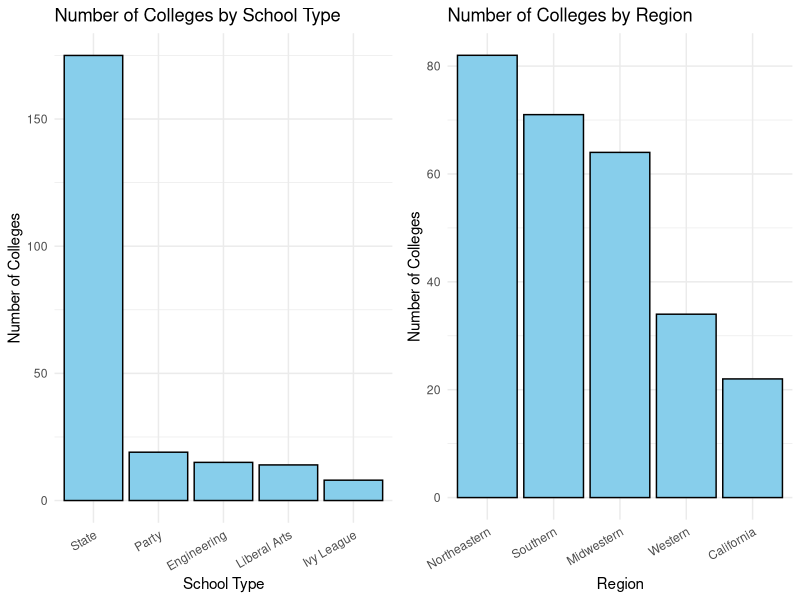
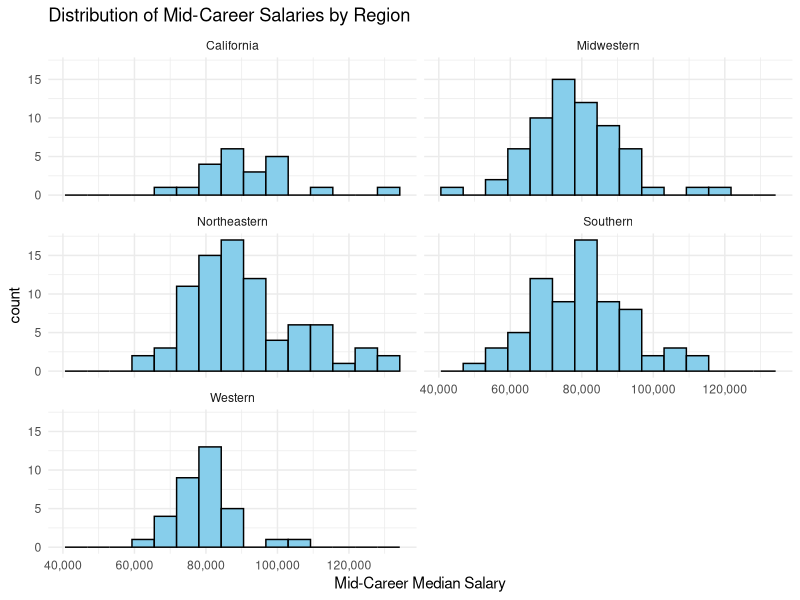
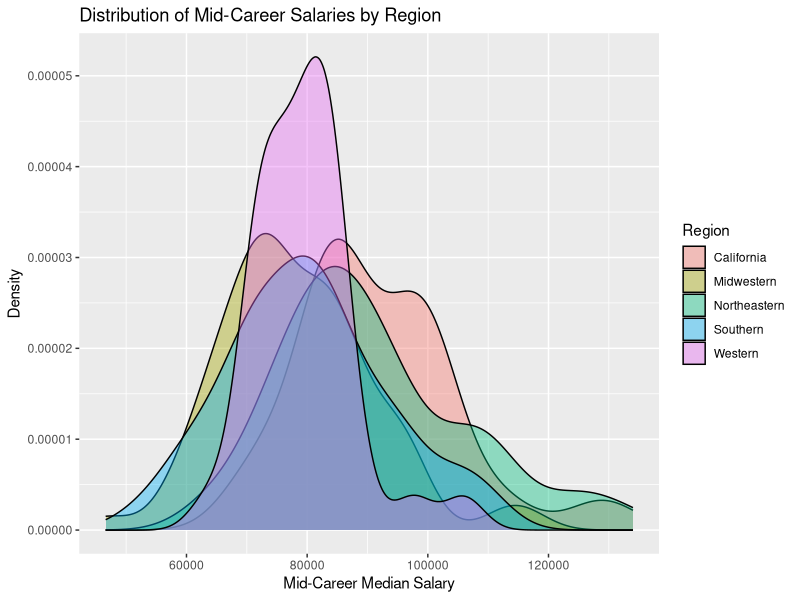
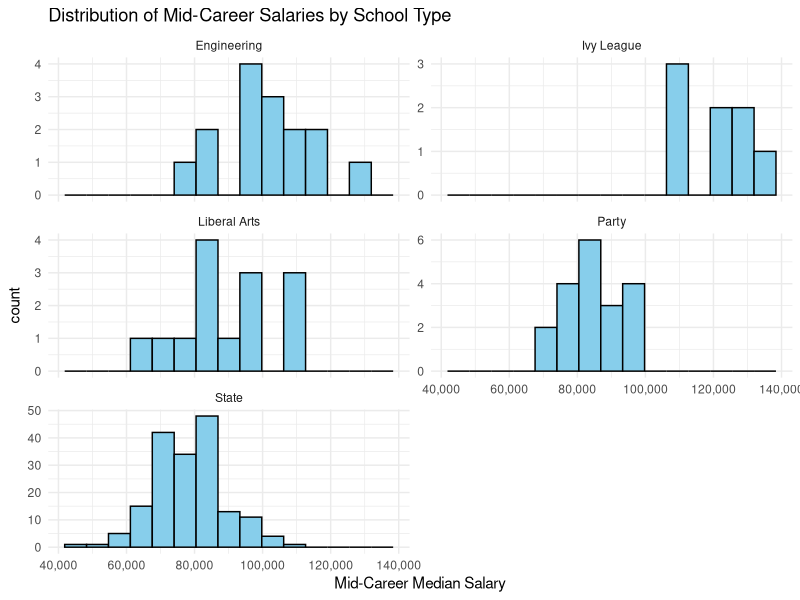
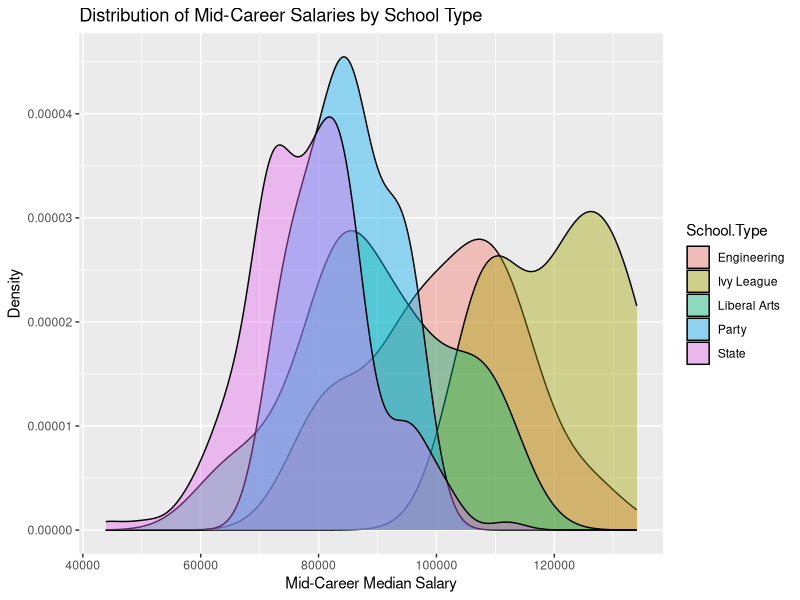
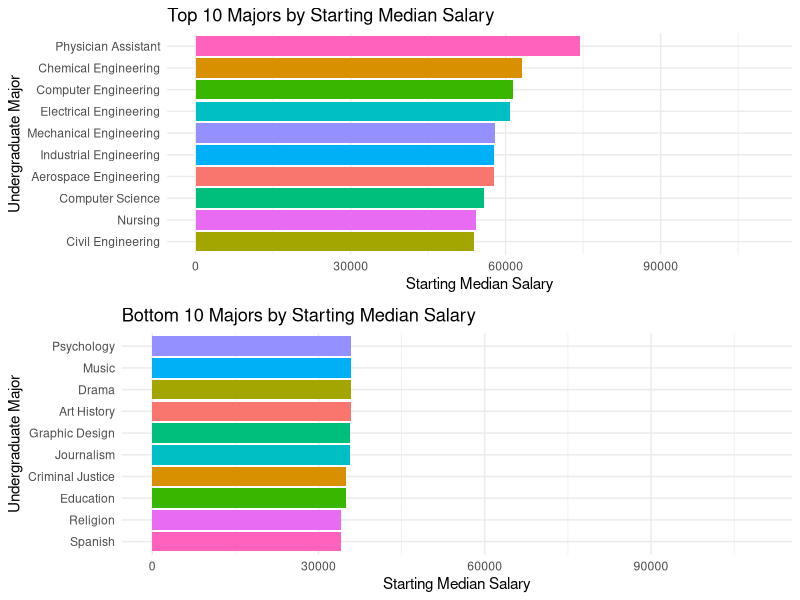
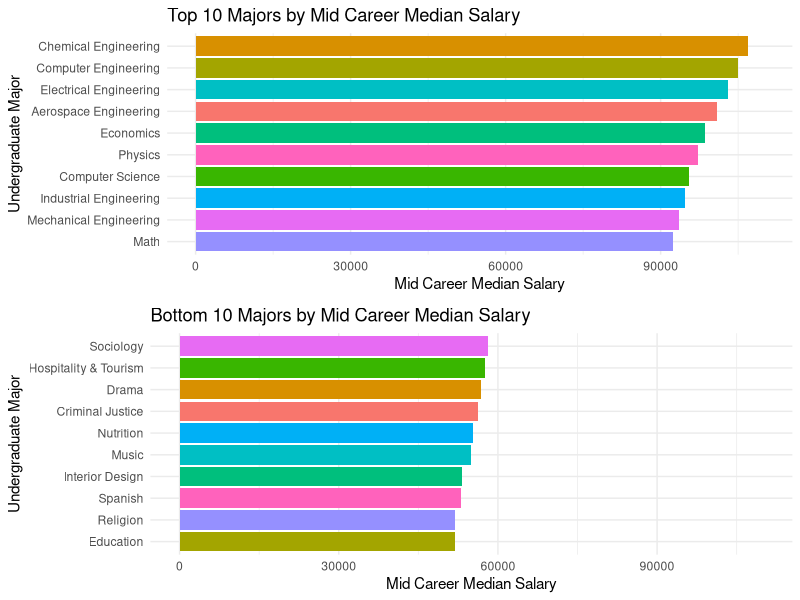
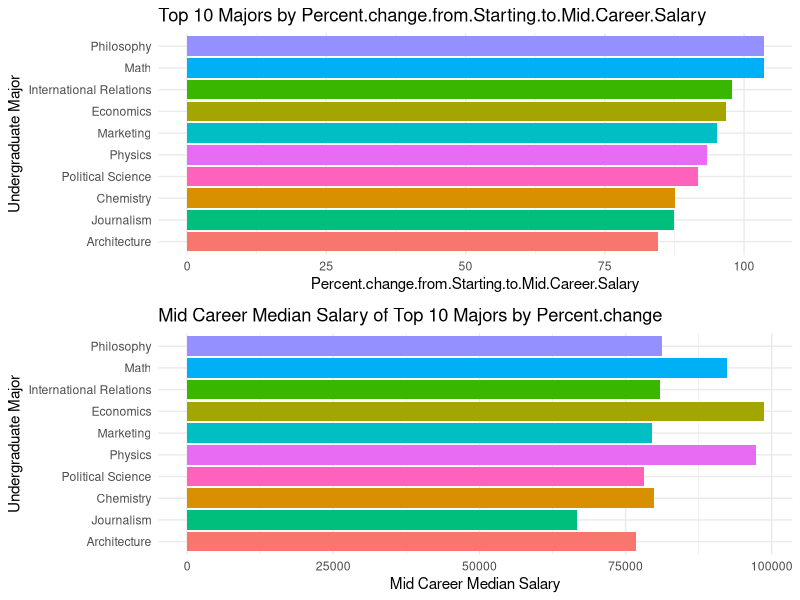

The R script that drew these images, in order:
## ---- chunk 1
degrees <- read.csv("data//cleaned_data//degrees-that-pay-back-cleaned.csv")
salaries_col <- read.csv("data//cleaned_data//salaries-by-college-type-cleaned.csv")
salaries_reg <- read.csv("data//cleaned_data//salaries-by-region-cleaned.csv")
## ---- chunk 2
library(ggpubr)

# DISTRIBUTION BY SCHOOL TYPE
school_counts <- table(salaries_col$School.Type)

# Creating a data frame from the counts
count_df <- data.frame(School.Type = names(school_counts), Count = as.numeric(school_counts))

# Creating a bar chart
p1 <- ggplot(count_df, aes(x = reorder(School.Type, -Count), y = Count)) +
  geom_bar(stat = "identity", fill = "skyblue", color = "black") +
  labs(title = "Number of Colleges by School Type",
       x = "School Type",
       y = "Number of Colleges") +
  theme_minimal() +
  theme(axis.text.x = element_text(angle = 30, hjust = 1))



# DISTRIBUTION BY REGION
region_counts <- table(salaries_reg$Region)

# Creating a data frame from the counts
count_df <- data.frame(Region = names(region_counts), Count = as.numeric(region_counts))

# Creating a bar chart
p2 <- ggplot(count_df, aes(x = reorder(Region, -Count), y = Count)) +
  geom_bar(stat = "identity", fill = "skyblue", color = "black") +
  labs(title = "Number of Colleges by Region",
       x = "Region",
       y = "Number of Colleges") +
  theme_minimal() + theme(axis.text.x = element_text(angle = 30, hjust = 1))

# Plotting the two graphs
ggarrange(p1, p2, ncol = 2)
## ---- chunk 3
library(scales)
salaries_reg %>%
  ggplot(aes(x = `Mid.Career.Median.Salary`)) +
  facet_wrap(~`Region`, ncol = 2) + 
  geom_histogram(bins = 15, fill = "skyblue", color = "black") +
  labs(
    title = "Distribution of Mid-Career Salaries by Region",
    x = "Mid-Career Median Salary"
  ) +
  theme(axis.text.x = element_text(angle = 30, hjust = 1)) +
  scale_x_continuous(labels = label_comma()) +
  theme_minimal()
## ---- chunk 4
# Creating overlaid density histograms
ggplot(salaries_reg, aes(x = Mid.Career.Median.Salary, fill = Region)) +
  geom_density(alpha = 0.4) +
  labs(title = "Distribution of Mid-Career Salaries by Region",
       x = "Mid-Career Median Salary",
       y = "Density") + 
  scale_color_brewer(palette = "Set2") + scale_y_continuous(labels = scales::comma_format())
## ---- chunk 5
library(tidyverse)
library(scales)

salaries_col %>%
  ggplot(aes(x = `Mid.Career.Median.Salary`)) +
  facet_wrap(~`School.Type`, scales = "free_y", ncol = 2) + 
  geom_histogram(bins = 15, fill = "skyblue", color = "black") +
  labs(
    title = "Distribution of Mid-Career Salaries by School Type",
    x = "Mid-Career Median Salary"
  ) +
  theme(axis.text.x = element_text(angle = 30, hjust = 1)) +
  scale_x_continuous(labels = label_comma()) +
  theme_minimal()
## ---- chunk 6
# Creating overlaid density histograms
ggplot(salaries_col, aes(x = Mid.Career.Median.Salary, fill = School.Type)) +
  geom_density(alpha = 0.4) +
  labs(title = "Distribution of Mid-Career Salaries by School Type",
       x = "Mid-Career Median Salary",
       y = "Density") + 
  scale_color_brewer(palette = "Set3") + scale_y_continuous(labels = scales::comma_format())
## ---- chunk 7
# | warnings = FALSE
library(tidyverse)
library(ggpubr)

majors = degrees

plot1 <- majors %>%
  arrange(desc(`Starting.Median.Salary`)) %>% 
  top_n(10, wt = `Starting.Median.Salary`) %>%
  mutate(Rank = row_number()) %>%
  ggplot(aes(fill = Undergraduate.Major, y = reorder(Undergraduate.Major, Starting.Median.Salary), x = `Starting.Median.Salary`)) +
  geom_col() + xlim(0, 110000) +
  labs(title = "Top 10 Majors by Starting Median Salary", x = "Starting Median Salary", y = "Undergraduate Major") +
  theme_minimal() + guides(fill = FALSE)

plot2 <- majors %>% 
  arrange(`Starting.Median.Salary`) %>%
  top_n(-10, wt = `Starting.Median.Salary`)  %>%
  mutate(Rank = row_number()) %>% 
  ggplot(aes(fill = Undergraduate.Major, x = `Starting.Median.Salary`, y = reorder(Undergraduate.Major, Starting.Median.Salary))) +
  geom_col() + xlim(0, 110000) +
  labs(title = "Bottom 10 Majors by Starting Median Salary", x = "Starting Median Salary", y = "Undergraduate Major") +
  theme_minimal() + guides(fill = FALSE)


ggarrange(plot1, plot2, nrow = 2)
## ---- chunk 8
# | warnings = FALSE
library(tidyverse)
library(ggpubr)

majors = degrees

plot1 <- majors %>%
  arrange(desc(`Mid.Career.Median.Salary`)) %>% 
  top_n(10, wt = `Mid.Career.Median.Salary`) %>%
  mutate(Rank = row_number()) %>%
  ggplot(aes(fill = Undergraduate.Major, y = reorder(Undergraduate.Major, Mid.Career.Median.Salary), x = `Mid.Career.Median.Salary`)) +
  geom_col() + xlim(0, 110000) +
  labs(title = "Top 10 Majors by Mid Career Median Salary", x = "Mid Career Median Salary", y = "Undergraduate Major") +
  theme_minimal() + guides(fill = FALSE)

plot2 <- majors %>% 
  arrange(`Mid.Career.Median.Salary`) %>%
  top_n(-10, wt = `Mid.Career.Median.Salary`)  %>%
  mutate(Rank = row_number()) %>% 
  ggplot(aes(fill = Undergraduate.Major, x = `Mid.Career.Median.Salary`, y = reorder(Undergraduate.Major, Mid.Career.Median.Salary))) +
  geom_col() + xlim(0, 110000) +
  labs(title = "Bottom 10 Majors by Mid Career Median Salary", x = "Mid Career Median Salary", y = "Undergraduate Major") +
  theme_minimal() + guides(fill = FALSE)


ggarrange(plot1, plot2, nrow = 2)
## ---- chunk 9
library(tidyverse)
library(ggpubr)

majors = degrees

plot3 <- majors %>%
  arrange(desc(`Percent.change.from.Starting.to.Mid.Career.Salary`)) %>% 
  top_n(10, wt = `Percent.change.from.Starting.to.Mid.Career.Salary`) %>%
  mutate(Rank = row_number()) %>%
  ggplot(aes(fill = Undergraduate.Major, y = reorder(Undergraduate.Major, Percent.change.from.Starting.to.Mid.Career.Salary), x = `Percent.change.from.Starting.to.Mid.Career.Salary`)) +
  geom_col() +
  labs(title = "Top 10 Majors by Percent.change.from.Starting.to.Mid.Career.Salary", x = "Percent.change.from.Starting.to.Mid.Career.Salary", y = "Undergraduate Major") +
  theme_minimal() + guides(fill = FALSE)


plot4 <- majors %>%
  arrange(desc(`Percent.change.from.Starting.to.Mid.Career.Salary`)) %>% 
  top_n(10, wt = `Percent.change.from.Starting.to.Mid.Career.Salary`) %>%
  mutate(Rank = row_number()) %>%
  ggplot(aes(fill = Undergraduate.Major, y = reorder(Undergraduate.Major, Percent.change.from.Starting.to.Mid.Career.Salary), x = `Mid.Career.Median.Salary`)) +
  geom_col() +
  labs(title = "Mid Career Median Salary of Top 10 Majors by Percent.change", x = "Mid Career Median Salary", y = "Undergraduate Major") +
  theme_minimal() + guides(fill = FALSE)

ggarrange(plot3, plot4, nrow = 2)
## ---- chunk 10
library(GGally)

salaries_col$School.Type <- as.factor(salaries_col$School.Type)
salaries_col$School.Name <- as.factor(salaries_col$School.Name)
ggparcoord(
  salaries_col,
  columns = c(3, 4),
  groupColumn = "School.Type",
  scale = "globalminmax",
  alphaLines = 0.4,
  splineFactor = FALSE,
  boxplot = TRUE,
  # order = c(3, 5, 6, 4, 7, 8)
) + theme(axis.text.x = element_text(angle = 90, hjust = 1)) +
  scale_color_brewer(palette = "Set2") +  facet_wrap(~ School.Type, ncol = 3) 
## ---- chunk 11
library(GGally)

salaries_col$School.Type <- as.factor(salaries_col$School.Type)
salaries_col$School.Name <- as.factor(salaries_col$School.Name)
ggparcoord(
  salaries_col,
  columns = 4:8,
  groupColumn = "School.Type",
  scale = "globalminmax",
  alphaLines = 0.4,
  splineFactor = FALSE,
  order = c(5, 6, 4, 7, 8)
) + theme(axis.text.x = element_text(angle = 90, hjust = 1)) +
  scale_color_brewer(palette = "Set2") + facet_wrap(~ School.Type) +  scale_y_continuous(labels = scales::comma_format())
## ---- chunk 12
salaries_reg$Region <- as.factor(salaries_reg$Region)
salaries_reg$School.Name <- as.factor(salaries_reg$School.Name)

ggparcoord(
  salaries_reg,
  columns = c(3, 4),
  groupColumn = "Region",
  scale = "globalminmax",
  alphaLines = 0.2,
  splineFactor = FALSE,
  showPoints = TRUE,
   boxplot = TRUE,
  # order = c(3, 5, 6, 4, 7, 8)
) + theme(axis.text.x = element_text(angle = 90, hjust = 1)) +
  scale_color_brewer(palette = "Set2") +  facet_wrap(~ Region, ncol = 3)
## ---- chunk 13
ggparcoord(
  salaries_reg,
  columns = 4:8,
  groupColumn = "Region",
  scale = "globalminmax",
  alphaLines = 0.2,
  splineFactor = FALSE,
  showPoints = FALSE,
   boxplot = FALSE,
  order = c(5, 6, 4, 7, 8)
) + theme(axis.text.x = element_text(angle = 90, hjust = 1)) +
  scale_color_brewer(palette = "Set2") +  facet_wrap(~ Region, ncol = 3) +  scale_y_continuous(labels = scales::comma_format())
## ---- chunk 14
# Join tables on "school.name"
result_table <- full_join(salaries_col, salaries_reg, by = "School.Name")

# Plot a null value plot
null_value_plot <- result_table %>%
  gather(key, value, -School.Name) %>%
  ggplot(aes(x = key, y = School.Name, fill = is.na(value))) +
  geom_tile(color = "white") +
  scale_fill_manual(values = c("TRUE" = "red", "FALSE" = "green"), guide = FALSE) +
  labs(title = "Null Value Plot for Joined Table",
       x = "Variable",
       y = "School Name") +
  theme(axis.text.y = element_blank(), axis.text.x = element_blank())

# Print the plot
print(null_value_plot)
